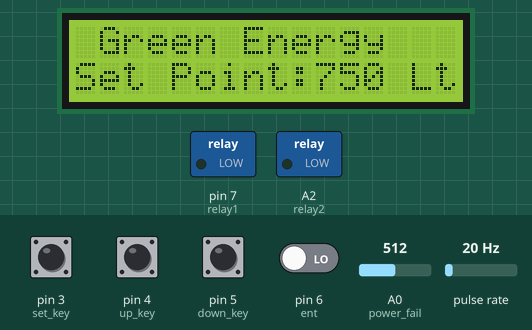
This sketch was run on a simulated Arduino Uno, built with avr-gcc and run on an emulated ATmega328P. Parts: 16×2 character LCD, switched loads named in the sketch (green lamp = pin HIGH). Wiring (inferred from the names in the program): pulse sensor: data pin 2. The inputs (shaded band) are chosen by the test bench; at power-on: pin 3 (set_key) HIGH, pin 4 (up_key), pin 5 (down_key), pin 6 (ent) LOW, A0 (power_fail) = 512, pulse rate 20 Hz. EEPROM starts erased; what the sketch prints to the serial monitor is not drawn.

Above: at 1.2 s.
1.3 s: pin 3 (set_key) pulled LOW for 3.2 s
At 5.1 s:
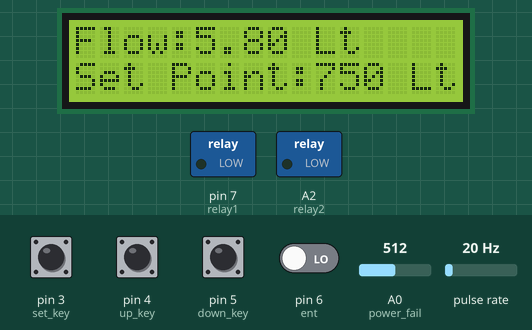
6.0 s: pin 4 (up_key) pulled HIGH for 0.15 s
At 7.1 s:
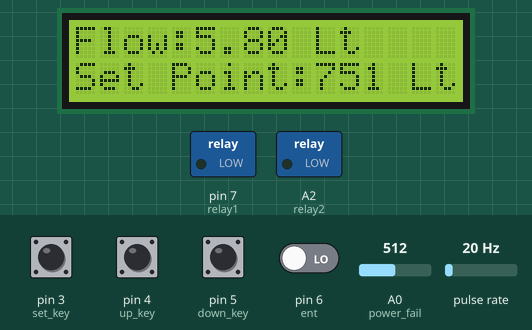
7.8 s: pin 5 (down_key) pulled HIGH for 1 s
At 10.0 s:
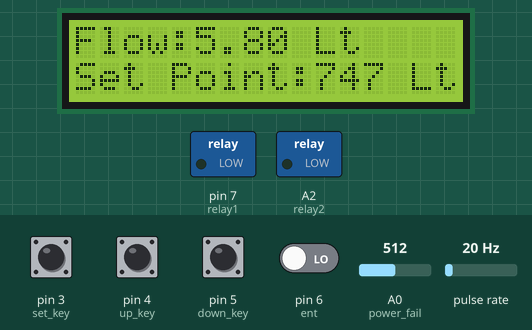
10.3 s: pin 3 (set_key) pulled LOW for 1 s
At 11.1 s:
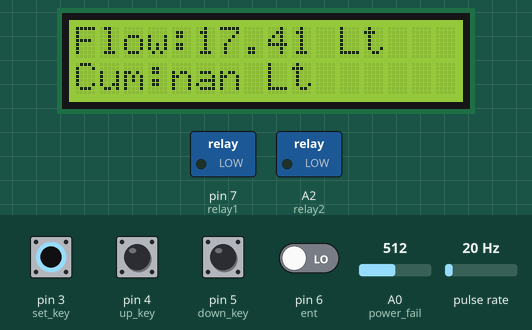
12.8 s: pin 4 (up_key) pulled HIGH for 1 s
At 14.4 s:
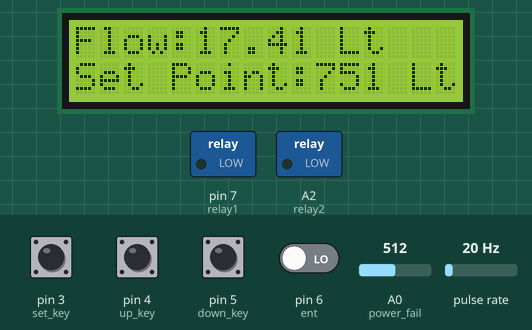
15.3 s: pin 3 (set_key) driven LOW and pin 6 (ent) driven HIGH
At 17.0 s:
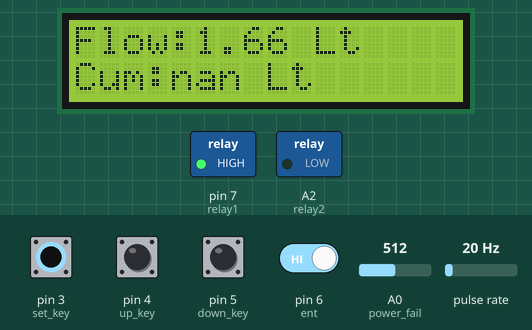
Timing chart, 0 to 18.5 s (numbered marks = the images above; inputs shaded):
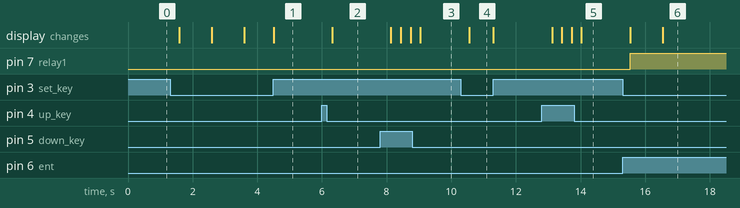

The sketch:

Castic_Resign.ino
```cpp
#include<EEPROM.h>
 volatile int flow_frequency;
 float total_vol = 0.0,l_minute;
 float batch_vol = 0.0 ;
 float Total =0.0 ;
 unsigned char flowsensor = 2; // Sensor Input
 unsigned long currentTime;
 unsigned long cloopTime;
 #include <LiquidCrystal.h>
 LiquidCrystal lcd(8, 9, 10, 11, 12, 13);
 const int  set_key = 3;
 const int   up_key = 4;
 const int down_key = 5;
 const int      ent = 6;
 const int    relay1 = 7;
 const int power_fail = A0;
 const int rst = A1;
 const int relay2 = A2;
 int  setvalue=750;
 byte setvalue_check =0;
 unsigned long stored_time;
 int setkey_time = 6000;

 void flow () // Interrupt function
 {
   flow_frequency++;
}

 void setup()
 {
   pinMode(flowsensor, INPUT);
   digitalWrite(flowsensor, HIGH); // Optional Internal Pull-Up
   pinMode(relay1,OUTPUT);
   pinMode(up_key,INPUT);
   pinMode(down_key,INPUT);
   pinMode(set_key,INPUT);
   pinMode(ent,INPUT);
   pinMode(power_fail,INPUT);
   pinMode(rst,INPUT);
   pinMode(relay2,OUTPUT);
   digitalWrite(A1, LOW);
   digitalWrite(A2, LOW);

   Serial.begin(9600);

   lcd.begin(16, 2);
   attachInterrupt(digitalPinToInterrupt(flowsensor), flow, RISING); // Setup Interrupt
   lcd.clear();
   lcd.setCursor(0,0);
   lcd.print(" Green Energy ");
   lcd.setCursor(0,1);
   lcd.print(" Projects ");
   currentTime = millis();
   cloopTime = currentTime;
   total_vol = EEPROM.get(0,total_vol);
   Serial.print(analogRead(power_fail));
   lcd.setCursor(12,1);
   lcd.print(analogRead(power_fail));
}

void loop ()
{
   if(analogRead(power_fail) < 920)
   {
      EEPROM.put(0,total_vol);
      }
   currentTime = millis();
   // Every second, calculate and print litres/hour
   if(currentTime >= (cloopTime + 1000))
   {
    cloopTime = currentTime; // Updates cloopTime
    if(flow_frequency != 0){
      // Pulse frequency (Hz) = 7.5Q, Q is flow rate in L/min.
      l_minute = (flow_frequency /0.201); // (Pulse frequency x 60 min) / 7.5Q = flowrate in L/hour
      lcd.clear();
     // lcd.setCursor(0,0);
     // lcd.print("FL:");
     // lcd.print(l_minute);
     // lcd.print("LPM");
      l_minute = l_minute/60;
      batch_vol = batch_vol + l_minute;
      total_vol = total_vol +l_minute;
     // Total = total_vol/1000 ;
      lcd.setCursor(0,0);
      lcd.print("Flow:");
      lcd.print(batch_vol);
      lcd.print(" Lt");
      lcd.setCursor(0,1);
      lcd.print("Cum:");
      lcd.print(total_vol,0);
      lcd.print(" Lt");
      flow_frequency = 0; // Reset Counter
 //     Serial.print(l_minute, DEC); // Print litres/hour
      Serial.print(l_minute,3);
      Serial.println(" L/Sec");
      Serial.println(total_vol,3);
    }
    else {
      Serial.println(" flow rate = 0 ");
      Serial.println(total_vol,3);
     lcd.clear();
      //lcd.setCursor(0,0);
      //lcd.print("FL:");
      //lcd.print( flow_frequency );
      //lcd.print("LPM");
      lcd.setCursor(0,0);
      lcd.print("flow:");
      lcd.print(batch_vol);
      lcd.print(" Lt");
      lcd.setCursor(0,1);
      lcd.print("Cum:");
      lcd.print(total_vol,0);
      lcd.print(" Lt");
    }
   }

if(digitalRead(set_key)==LOW){setvalue_check = 0;}
 //Display Set point on LCD
 while(digitalRead(set_key)==HIGH)
 {
  lcd.setCursor(0,1);
  lcd.print("Set Point:");
  lcd.print(setvalue);
  lcd.print(" Lt   ");

 if(digitalRead(down_key)==HIGH)
    {  if(setvalue>0)  { setvalue--; }  }


  if(digitalRead(up_key)==HIGH)
    {  if(setvalue<2500)  { setvalue++; }  }
  if(digitalRead(set_key)==HIGH)
    {
      if(setvalue_check == 0){stored_time = millis();}
      setvalue_check = 1;
      if(digitalRead(set_key)==HIGH && millis()-stored_time > setkey_time){
        delay(10);
      }
      else{
        delay(300);
        }
      }

}

 if(batch_vol > (setvalue-0.2 ) )
   {
    digitalWrite(relay1,LOW);
    lcd.setCursor(0,0);
    lcd.print("BatchDone:");
    digitalWrite(relay2,HIGH);
    delay (600);
    digitalWrite(relay2,LOW );
    delay (1000);
   }
  else {digitalWrite(relay2,LOW );}

 if(digitalRead(ent)==HIGH){
  batch_vol = 0;
  digitalWrite(relay1,HIGH);
  }
 //if(digitalRead(rst)==HIGH){
 // total_vol = 0;    }

  //Serial.print(analogRead(power_fail));
 // delay(1000);


}
```

Measured:
- after the input at 1.3 s, the display: first changes after 0.29 s (image 1 shows a later state)
- after the input at 6.0 s, the display: changes after 0.32 s (image 2)
- after the input at 7.8 s, the display: first changes after 0.34 s (image 3 shows a later state)
- after the input at 10.3 s, the display: changes after 0.26 s (image 4)
- after the input at 12.8 s, the display: first changes after 0.32 s (image 5 shows a later state)
- after the input at 15.3 s, pin 7 (relay1): LOW → HIGH after 0.24 s; the display: first changes after 0.24 s (image 6 shows a later state)
